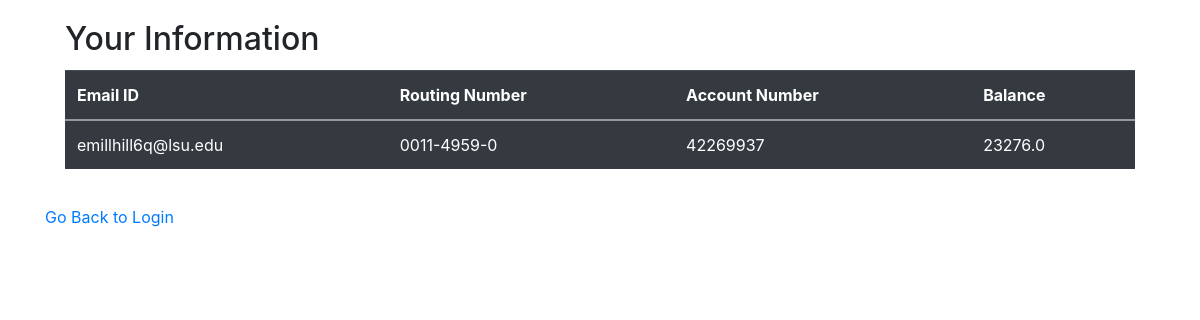
The app's page /ShowSellerInfo with its own data.
### tables this page shows
CREATE TABLE Sellers
    (email TEXT PRIMARY KEY,
    routing_number TEXT,
    account_number INTEGER,
    balance REAL
    , auction_counter int NOT NULL DEFAULT(1));

### main.py (the view)
@app.route('/ShowSellerInfo', methods=['POST', 'GET'])
def show_seller_info():
    error = None
    result = show_seller_infor()
    if request.method == 'POST':
        if result:
            return render_template('SellerPages/ShowSellerInfo.html', error=error, result=result)
        else:
            error = 'invalid input'
    return render_template('SellerPages/ShowSellerInfo.html', error=error, result = result)

### main.py (called while the page is built)
def show_seller_infor():
    connection = sql.connect('users.db')
    cursor = connection.cursor()
    cursor.execute('SELECT email FROM CurrentSeller WHERE ROWID = 1;')
    email1 = cursor.fetchone()
    cursor.execute('SELECT * FROM Sellers WHERE (email) = (?);', email1)
    return cursor.fetchall()

### Templates/SellerPages/ShowSellerInfo.html (shortened to what this page needs)
<!DOCTYPE html>
<html lang="en" dir="ltr">
<head>
    <link rel='stylesheet' href='https://cdnjs.cloudflare.com/ajax/libs/font-awesome/4.7.0/css/font-awesome.min.css'>
    <link rel="stylesheet" href="https://stackpath.bootstrapcdn.com/bootstrap/4.4.1/css/bootstrap.min.css"
>
</head>
<body>
<div class="container-sm">
        <div class="card-body">
        <h2 class="card-title">Your Information</h2>
            <table class="table table-dark">
            <tr>
                <th scope="col"> Email ID</th>
                <th scope="col"> Routing Number</th>
                <th scope="col"> Account Number</th>
                <th scope="col"> Balance</th>
            </tr>
            <tbody>
            {% for email, routing_number, account_number, balance, counter in result %}
                <tr>
                    <td>{{ email }}</td>
                    <td>{{ routing_number }}</td>
                    <td>{{ account_number }}</td>
                    <td>{{ balance }}</td>
                </tr>
            {% endfor %}
            </tbody>
        </table>
        </div>
    <a href="/">Go Back to Login </a>
</div>
</body>
</html>

### records on screen
Sellers: email "emillhill6q@lsu.edu", routing_number "0011-4959-0", account_number "42269937", balance "23276.0"
